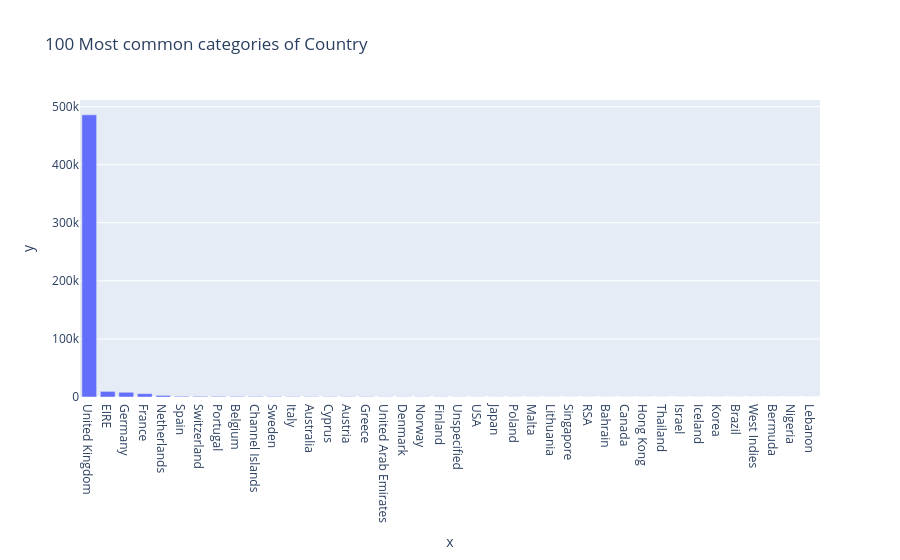

Source (notebook cell):
### Markdown cell above
Análisis de la segunda serie (Customer ID)

    En las estadisticas descriptivas vemos que existe una gran cantidad de valores faltantes, cercano al 21% de los datos totales, esto podría llevar a errores o sesgos en posteriores análisis, por lo que debe ser tratado. Lo otro que vemos en el gráfico es que este solo muestra el top 100 de los registros, y ya notamos que existe una concentración de los datos en unos pocos clientes, que son los que compran más, que representan cerca del 10% de los top 100 customers, y el resto debe comprar una sola vez y pocos productos, y duplicate rows nos da a entender que los clientes suelen comprar más de un solo producto, ya que la cantidad de duplicados es alta, alcanzando valores de 99,97%.

### Code cell
profile_serie(df_retail["Country"])

### Figure 1 — Plotly figure (JSON) as saved in the notebook; plotly's stock layout.template omitted (floating-point values rounded to 4 significant figures)
{"data": [{"hovertemplate": "x=%{x}<br>y=%{y}<extra></extra>", "legendgroup": "", "marker": {"color": "#636efa", "pattern": {"shape": ""}}, "name": "", "orientation": "v", "showlegend": false, "textposition": "auto", "type": "bar", "x": ["United Kingdom", "EIRE", "Germany", "France", "Netherlands", "Spain", "Switzerland", "Portugal", "Belgium", "Channel Islands", "Sweden", "Italy", "Australia", "Cyprus", "Austria", "Greece", "United Arab Emirates", "Denmark", "Norway", "Finland", "Unspecified", "USA", "Japan", "Poland", "Malta", "Lithuania", "Singapore", "RSA", "Bahrain", "Canada", "Hong Kong", "Thailand", "Israel", "Iceland", "Korea", "Brazil", "West Indies", "Bermuda", "Nigeria", "Lebanon"], "xaxis": "x", "y": [485852, 9670, 8129, 5772, 2769, 1278, 1187, 1101, 1054, 906, 902, 731, 654, 554, 537, 517, 432, 428, 369, 354, 310, 244, 224, 194, 172, 154, 117, 111, 107, 77, 76, 76, 74, 71, 63, 62, 54, 34, 32, 13], "yaxis": "y"}], "layout": {"barmode": "relative", "legend": {"tracegroupgap": 0}, "title": {"text": "100 Most common categories of Country"}, "xaxis": {"anchor": "y", "domain": [0, 1], "title": {"text": "x"}}, "yaxis": {"anchor": "x", "domain": [0, 1], "title": {"text": "y"}}}}
